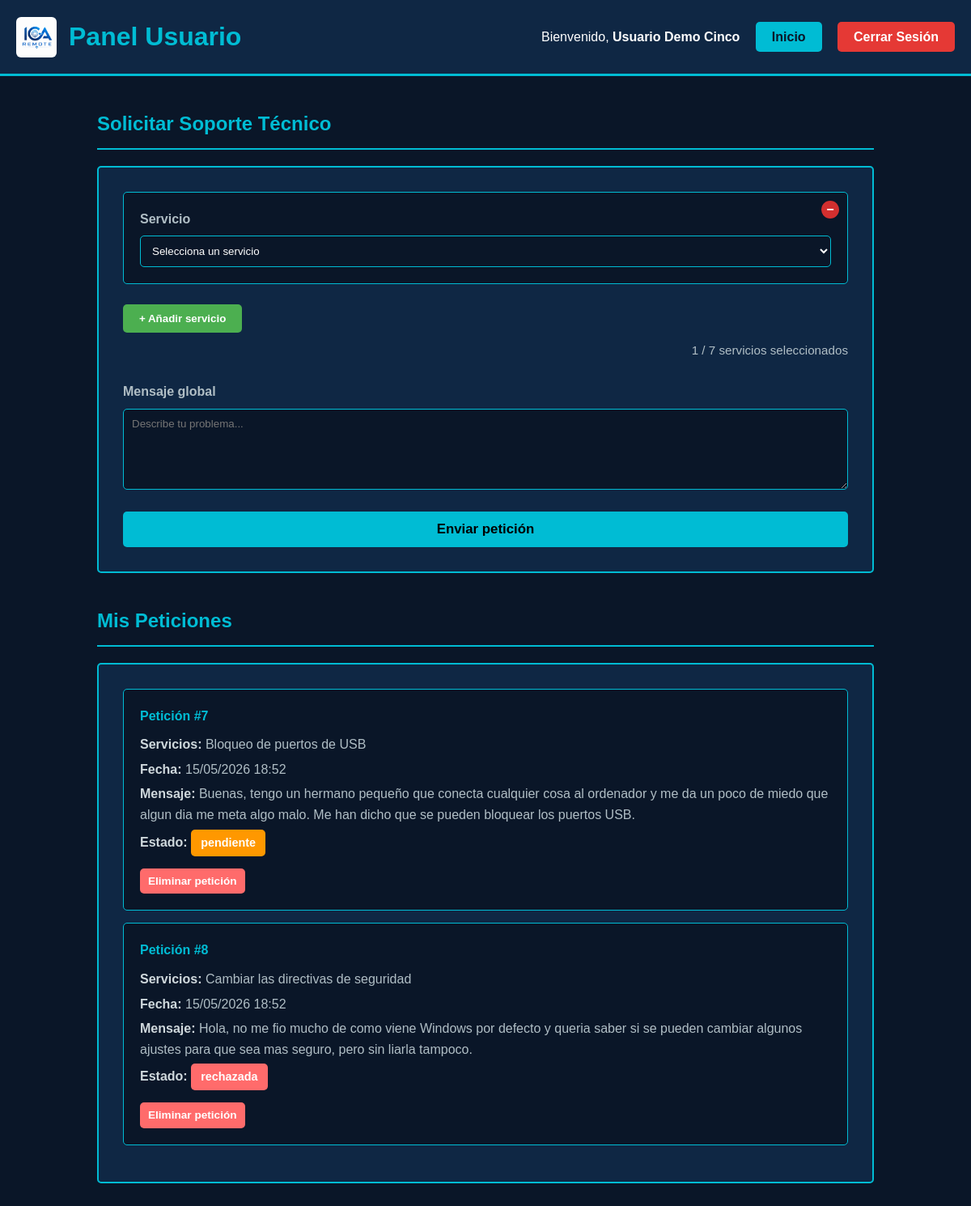
/paginas/usuario.php (signed in), run on the app's committed database.
### tables this page shows
CREATE TABLE `peticiones` (
  `id` int(11) NOT NULL,
  `id_usuario` int(11) NOT NULL,
  `descripcion` text DEFAULT NULL,
  `estado` enum('pendiente','completada','rechazada') DEFAULT 'pendiente',
  `fecha_peticion` datetime DEFAULT current_timestamp(),
  `fecha_modificacion` datetime DEFAULT current_timestamp() ON UPDATE current_timestamp()
);

### paginas/usuario.php (the view, shortened to what this page needs)
<?php
include("../php/conexion.php");
$id_usuario = $_SESSION["id"];
$sql_peticiones = "SELECT
                        p.id,
                        p.fecha_peticion,
                        p.estado,
                        p.descripcion,
                        /* Concatenamos todos los servicios de la petición en una sola cadena separada por comas */
                        GROUP_CONCAT(s.nombre SEPARATOR ', ') AS servicios
                    FROM peticiones p
                    LEFT JOIN peticion_servicios ps ON p.id = ps.id_peticion
                    LEFT JOIN servicios s ON ps.id_servicio = s.id
                    WHERE p.id_usuario = ?
                    GROUP BY p.id
                    ORDER BY p.fecha_peticion DESC";
$consulta_peticiones = $conexion->prepare($sql_peticiones);
$consulta_peticiones->bind_param("i", $id_usuario);
$consulta_peticiones->execute();
$resultado_peticiones = $consulta_peticiones->get_result();
?>
<!DOCTYPE html>
<html lang="es">
<head>
    <link rel="stylesheet" href="../css/style.css">
</head>
<body class="pagina-usuario">
<header>
    <div class="header-titulo">
        <img src="../img/logo.jpg" alt="ICA Remote" class="logo-mini">
        <h1>Panel Usuario</h1>
    </div>
    <div>
        Bienvenido, <strong><?php echo htmlspecialchars($_SESSION["nombre"], ENT_QUOTES, "UTF-8"); ?></strong>
        <a href="Pagina_inicio.php" class="btn-inicio">Inicio</a>
        <a href="../php/logout.php" class="btn-cerrar-sesion">Cerrar Sesión</a>
    </div>
</header>
<div class="container">
    <h2>Solicitar Soporte Técnico</h2>
    <form method="POST" action="../php/procesar_peticion.php">
        <div class="formulario-peticion">
            <div id="peticiones-container"></div>
            <button type="button" class="btn-agregar" id="btn-agregar" onclick="agregarServicio()">
            </button>
            <p class="info-contador"><span id="contador">0</span> / 7 servicios seleccionados</p>
            <br>
            <label>Mensaje global</label>
            <textarea name="mensaje" required placeholder="Describe tu problema..."></textarea>
            <button type="submit" class="btn-enviar">
                Enviar petición
            </button>
        </div>
    </form>
    <h2>Mis Peticiones</h2>
    <div class="panel-peticiones">
        <?php if ($resultado_peticiones->num_rows > 0): ?>
            <?php while ($peticion = $resultado_peticiones->fetch_assoc()): ?>
                <div class="peticion-card">
                    <h4>Petición #<?php echo $peticion["id"]; ?></h4>
                    <p><strong>Servicios:</strong> <?php echo htmlspecialchars($peticion["servicios"] ?? "(sin servicio)"); ?></p>
                    <p><strong>Fecha:</strong> <?php echo date("d/m/Y H:i", strtotime($peticion["fecha_peticion"])); ?></p>
                    <p><strong>Mensaje:</strong> <?php echo htmlspecialchars($peticion["descripcion"]); ?></p>
                    <p><strong>Estado:</strong>
                        <span class="estado estado-<?php echo $peticion["estado"]; ?>">
                            <?php echo $peticion["estado"]; ?>
                        </span>
                    </p>
                    <?php
                    if ($peticion["estado"] == "pendiente" || $peticion["estado"] == "rechazada"):
                    ?>
                        <a href="../php/eliminar_peticion.php?id=<?php echo $peticion["id"]; ?>"
                           class="btn-eliminar"
                           onclick="return confirm('¿Seguro que quieres eliminar esta petición?')">
                            Eliminar petición
                        </a>
                    <?php endif; ?>
                </div>
            <?php endwhile; ?>
        <?php else: ?>
            <p class="mensaje-vacio">Aún no has hecho ninguna petición.</p>
        <?php endif; ?>
    </div>
</div>
</body>
</html>

### css/style.css (style rules this page uses)
* { margin: 0; padding: 0; box-sizing: border-box; }
body { font-family: Arial, sans-serif; background-color: #0a1628; color: #ffffff; line-height: 1.6; }
.pagina-usuario header { background-color: #0f2744; padding: 20px; border-bottom: 3px solid #00bcd4; display: flex; justify-content: space-between; align-items: center; }
.pagina-usuario header h1 { color: #00bcd4; }
.pagina-usuario header a { color: #ff6b6b; text-decoration: none; margin-left: 15px; font-weight: bold; }
.pagina-usuario header .btn-inicio { color: #0a1628; background-color: #00bcd4; padding: 10px 20px; border-radius: 5px; transition: all 0.3s; font-weight: bold; text-decoration: none; }
.pagina-usuario header .btn-cerrar-sesion { padding: 10px 20px; background-color: #e53935; color: #ffffff; border-radius: 5px; transition: all 0.3s; text-decoration: none; font-weight: bold; }
.pagina-usuario .container { max-width: 1000px; margin: auto; padding: 40px 20px; }
.pagina-usuario .container h2 { color: #00bcd4; margin-bottom: 20px; border-bottom: 2px solid #00bcd4; padding-bottom: 10px; }
.pagina-usuario .formulario-peticion { background-color: #0f2744; padding: 30px; border-radius: 5px; border: 2px solid #00bcd4; margin-bottom: 40px; }
.pagina-usuario label { color: #b0bec5; display: block; margin-bottom: 8px; font-weight: bold; }
.pagina-usuario select, .pagina-usuario textarea { width: 100%; padding: 10px; background: #0a1628; color: white; border: 1px solid #00bcd4; border-radius: 5px; font-family: Arial, sans-serif; }
.pagina-usuario textarea { min-height: 100px; resize: vertical; }
.pagina-usuario .btn-agregar { background: #4caf50; color: white; padding: 10px 20px; border: none; border-radius: 5px; margin-top: 10px; cursor: pointer; font-weight: bold; transition: all 0.3s; }
.pagina-usuario .btn-enviar { background: #00bcd4; color: black; padding: 12px; border: none; font-weight: bold; margin-top: 20px; width: 100%; cursor: pointer; border-radius: 5px; font-size: 1.05em; transition: all 0.3s; }
.pagina-usuario .info-contador { color: #b0bec5; margin-top: 10px; font-size: 0.95em; text-align: right; }
.pagina-usuario .panel-peticiones { background-color: #0f2744; padding: 30px; border-radius: 5px; border: 2px solid #00bcd4; }
.pagina-usuario .peticion-card { background: #0a1628; padding: 20px; margin-bottom: 15px; border: 1px solid #00bcd4; border-radius: 5px; }
.pagina-usuario .peticion-card h4 { color: #00bcd4; margin-bottom: 10px; }
.pagina-usuario .peticion-card p { color: #b0bec5; margin: 5px 0; }
.pagina-usuario .peticion-card strong { color: #cfd8dc; }
.pagina-usuario .estado { padding: 5px 12px; border-radius: 5px; font-weight: bold; display: inline-block; font-size: 0.9em; }
.pagina-usuario .estado-pendiente { background-color: #ff9800; color: white; }
.pagina-usuario .estado-rechazada { background-color: #ff6b6b; color: white; }
.pagina-usuario .btn-eliminar { background: #ff6b6b; color: white; padding: 5px 10px; font-size: 0.85em; border: none; border-radius: 5px; cursor: pointer; font-weight: bold; text-decoration: none; display: inline-block; margin-top: 10px; transition: all 0.3s; }
.logo-mini { width: 50px; height: auto; border-radius: 6px; }
.header-titulo { display: flex; align-items: center; gap: 15px; }

### data on the page
peticiones: id "7", servicios "Bloqueo de puertos de USB", fecha_peticion "15/05/2026 18:52", descripcion "Buenas, tengo un hermano pequeño que conecta cualquier cosa al ordenador y me da un poco de miedo que algun dia me meta algo malo. Me han dicho que se pueden bloquear los puertos USB.", estado "pendiente"
peticiones: id "8", servicios "Cambiar las directivas de seguridad", fecha_peticion "15/05/2026 18:52", descripcion "Hola, no me fio mucho de como viene Windows por defecto y queria saber si se pueden cambiar algunos ajustes para que sea mas seguro, pero sin liarla tampoco.", estado "rechazada"

### other printed values
$_SESSION["nombre"] "Usuario Demo Cinco"
